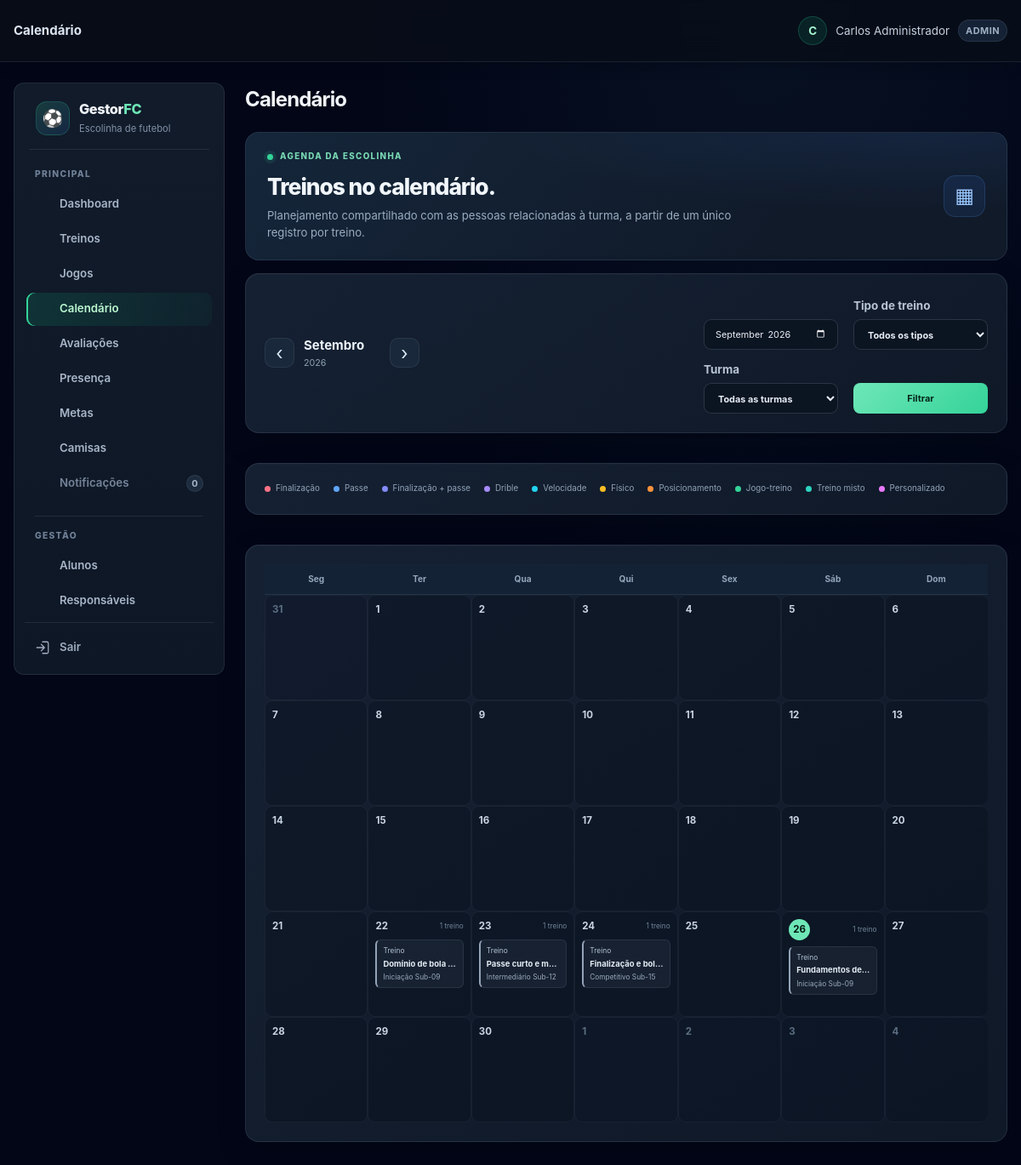
/calendario.php (signed in), run on the app's committed database.
### tables this page shows
CREATE TABLE TB_AULA (
    COD_AULA INT AUTO_INCREMENT PRIMARY KEY,
    COD_TURMA INT NOT NULL,
    DATA_AULA DATE NOT NULL,
    TEMA_TREINO VARCHAR(100) DEFAULT 'Fundamentos e Coletivo',
    HORARIO TIME NULL,
    OBJETIVO TEXT NULL,
    EXERCICIOS TEXT NULL,
    TIPO_TREINO VARCHAR(30) NULL,
    ATRIBUTOS_AVALIAVEIS_JSON JSON NULL,
    OBSERVACAO TEXT NULL,
    CRIADO_EM TIMESTAMP DEFAULT CURRENT_TIMESTAMP,
    FOREIGN KEY (COD_TURMA) REFERENCES TB_TURMA(COD_TURMA) ON DELETE CASCADE
);

CREATE TABLE TB_TURMA (
    COD_TURMA INT AUTO_INCREMENT PRIMARY KEY,
    COD_ESCOLINHA INT NOT NULL,
    COD_PROFESSOR INT NULL,
    NOME VARCHAR(50) NOT NULL,
    FAIXA_ETARIA VARCHAR(30) NOT NULL,
    DIAS_TREINO VARCHAR(100) NOT NULL,
    HORARIO VARCHAR(50) NOT NULL,
    CAPACIDADE INT DEFAULT 25,
    ATIVA TINYINT(1) DEFAULT 1,
    CRIADO_EM TIMESTAMP DEFAULT CURRENT_TIMESTAMP,
    FOREIGN KEY (COD_ESCOLINHA) REFERENCES TB_ESCOLINHA(COD_ESCOLINHA) ON DELETE CASCADE,
    FOREIGN KEY (COD_PROFESSOR) REFERENCES TB_USUARIO(COD_USUARIO) ON DELETE SET NULL
);

### includes/helpers.php (called while the page is built, shortened)
<?php
function e($value) {
    return htmlspecialchars((string) $value, ENT_QUOTES, 'UTF-8');
}

### includes/avaliacao_helpers.php (called while the page is built, shortened)
<?php
function avaliacaoCatalogoAtributos() {
    return [
        'velocidade' => 'Velocidade',
        'finalizacao' => 'Finalização',
        'passe' => 'Passe',
        'drible' => 'Drible',
        'fisico' => 'Físico',
        'posicionamento' => 'Posicionamento'
    ];
}
function avaliacaoTiposTreino() {
    return [
        'VELOCIDADE' => ['nome' => 'Velocidade', 'atributos' => ['velocidade']],
        'FINALIZACAO' => ['nome' => 'Finalização', 'atributos' => ['finalizacao']],
        'PASSE' => ['nome' => 'Passe', 'atributos' => ['passe']],
        'FINALIZACAO_PASSE' => ['nome' => 'Finalização + Passe', 'atributos' => ['finalizacao', 'passe']],
        'DRIBLE' => ['nome' => 'Drible', 'atributos' => ['drible']],
        'FISICO' => ['nome' => 'Preparação física', 'atributos' => ['fisico']],
        'POSICIONAMENTO' => ['nome' => 'Posicionamento', 'atributos' => ['posicionamento']],
        'JOGO_TREINO' => ['nome' => 'Jogo-treino', 'atributos' => array_keys(avaliacaoCatalogoAtributos())],
        'TREINO_MISTO' => ['nome' => 'Treino misto', 'atributos' => array_keys(avaliacaoCatalogoAtributos())],
        'TECNICO_GERAL' => ['nome' => 'Fundamentos gerais', 'atributos' => array_keys(avaliacaoCatalogoAtributos())],
        'PERSONALIZADO' => ['nome' => 'Personalizado', 'atributos' => null]
    ];
}

### calendario.php (the view, shortened to what this page needs)
<?php
require_once __DIR__ . '/includes/layout.php';
require_once __DIR__ . '/includes/avaliacao_helpers.php';
$db = getDB();
$escolinha = currentEscolinhaId();
$mesInformado = (string) ($_GET['mes'] ?? date('Y-m'));
$mesValido = DateTime::createFromFormat('!Y-m', $mesInformado);
$mesAtual = $mesValido && $mesValido->format('Y-m') === $mesInformado ? $mesValido : new DateTime('first day of this month');
$inicioMes = (clone $mesAtual)->modify('first day of this month');
$fimMes = (clone $inicioMes)->modify('last day of this month');
$inicioGrade = (clone $inicioMes)->modify('monday this week');
$fimGrade = (clone $fimMes)->modify('sunday this week');
$mesAnterior = (clone $inicioMes)->modify('-1 month')->format('Y-m');
$mesProximo = (clone $inicioMes)->modify('+1 month')->format('Y-m');
$tipos = avaliacaoTiposTreino();
$filtroTipo = (string) ($_GET['tipo'] ?? '');
if (!isset($tipos[$filtroTipo])) $filtroTipo = '';
$filtroTurma = (int) ($_GET['turma'] ?? 0);
$sqlEventos =
    'SELECT a.COD_AULA, a.DATA_AULA, TIME_FORMAT(a.HORARIO, "%H:%i") AS HORARIO,
            a.TEMA_TREINO, a.TIPO_TREINO, a.OBJETIVO, a.EXERCICIOS, a.OBSERVACAO,
            t.COD_TURMA, t.NOME AS TURMA, t.FAIXA_ETARIA, u.NOME AS PROFESSOR
     FROM TB_AULA a
     JOIN TB_TURMA t ON t.COD_TURMA = a.COD_TURMA
     LEFT JOIN TB_USUARIO u ON u.COD_USUARIO = t.COD_PROFESSOR
     WHERE t.COD_ESCOLINHA = ? AND t.ATIVA = 1 AND a.DATA_AULA BETWEEN ? AND ?';
$parametrosEventos = [$escolinha, $inicioGrade->format('Y-m-d'), $fimGrade->format('Y-m-d')];
$sqlEventos .= ' ORDER BY a.DATA_AULA, a.HORARIO, a.COD_AULA';
$consulta = $db->prepare($sqlEventos);
$consulta->execute($parametrosEventos);
$eventos = $consulta->fetchAll();
$eventosPorDia = [];
foreach ($eventos as $evento) {
    $eventosPorDia[$evento['DATA_AULA']][] = $evento;
}
$dias = [];
$cursor = clone $inicioGrade;
while ($cursor <= $fimGrade) {
    $data = $cursor->format('Y-m-d');
    $dias[] = ['data' => clone $cursor, 'eventos' => $eventosPorDia[$data] ?? []];
    $cursor = $cursor->modify('+1 day');
}
$nomesMeses = [1 => 'Janeiro', 2 => 'Fevereiro', 3 => 'Março', 4 => 'Abril', 5 => 'Maio', 6 => 'Junho', 7 => 'Julho', 8 => 'Agosto', 9 => 'Setembro', 10 => 'Outubro', 11 => 'Novembro', 12 => 'Dezembro'];
$nomesDias = ['Seg', 'Ter', 'Qua', 'Qui', 'Sex', 'Sáb', 'Dom'];
?>
<div class="calendario-page">
    <header class="calendario-hero"><div><p class="calendario-kicker"><span></span> AGENDA DA ESCOLINHA</p><h2>Treinos no calendário.</h2><p>Planejamento compartilhado com as pessoas relacionadas à turma, a partir de um único registro por treino.</p></div><span class="calendario-hero-icon" aria-hidden="true">▦</span></header>
    <section class="calendario-toolbar">
        <div class="calendario-navegacao-mes"><a href="calendario.php?mes=<?= e($mesAnterior) ?>&amp;tipo=<?= e($filtroTipo) ?>&amp;turma=<?= $filtroTurma ?>" aria-label="Mês anterior">‹</a><div><strong><?= e($nomesMeses[(int) $inicioMes->format('n')]) ?></strong><span><?= e($inicioMes->format('Y')) ?></span></div><a href="calendario.php?mes=<?= e($mesProximo) ?>&amp;tipo=<?= e($filtroTipo) ?>&amp;turma=<?= $filtroTurma ?>" aria-label="Próximo mês">›</a></div>
        <form method="get" class="calendario-filtros"><input type="month" name="mes" value="<?= e($inicioMes->format('Y-m')) ?>" aria-label="Mês"><label><span>Tipo de treino</span><select name="tipo"><option value="">Todos os tipos</option></select></label><label><span>Turma</span><select name="turma"><option value="0">Todas as turmas</option></select></label><button type="submit" class="calendario-aplicar-filtros">Filtrar</button></form>
    </section>
    <section class="calendario-legenda" aria-label="Legenda de tipos"><span><i class="tipo-finalizacao"></i>Finalização</span><span><i class="tipo-passe"></i>Passe</span><span><i class="tipo-finalizacao_passe"></i>Finalização + passe</span><span><i class="tipo-drible"></i>Drible</span><span><i class="tipo-velocidade"></i>Velocidade</span><span><i class="tipo-fisico"></i>Físico</span><span><i class="tipo-posicionamento"></i>Posicionamento</span><span><i class="tipo-jogo_treino"></i>Jogo-treino</span><span><i class="tipo-misto"></i>Treino misto</span><span><i class="tipo-personalizado"></i>Personalizado</span></section>
    <section class="calendario-mes-card" aria-label="Calendário mensal">
        <div class="calendario-dias-semana"><?php foreach ($nomesDias as $nomeDia): ?><span><?= e($nomeDia) ?></span><?php endforeach; ?></div>
        <div class="calendario-grade">
            <?php foreach ($dias as $dia):
                $dataDia = $dia['data'];
                $dentroDoMes = $dataDia->format('Y-m') === $inicioMes->format('Y-m');
                $hoje = $dataDia->format('Y-m-d') === date('Y-m-d');
                $diaClasses = 'calendario-dia' . ($dentroDoMes ? '' : ' fora-mes') . ($hoje ? ' hoje' : '') . ($dia['eventos'] ? ' tem-eventos' : '');
            ?>
                <article class="<?= e($diaClasses) ?>"><header><span class="calendario-dia-nome"><?= e($nomesDias[(int) $dataDia->format('N') - 1]) ?></span><strong><?= e($dataDia->format('j')) ?></strong><?php if ($dia['eventos']): ?><small><?= count($dia['eventos']) ?> <?= count($dia['eventos']) === 1 ? 'treino' : 'treinos' ?></small><?php endif; ?></header><div class="calendario-eventos-dia">
                    <?php foreach ($dia['eventos'] as $evento):
                        $tipoCodigo = (string) ($evento['TIPO_TREINO'] ?? '');
                        $mapaTipos = ['FINALIZACAO' => 'finalizacao', 'PASSE' => 'passe', 'FINALIZACAO_PASSE' => 'finalizacao_passe', 'DRIBLE' => 'drible', 'VELOCIDADE' => 'velocidade', 'FISICO' => 'fisico', 'POSICIONAMENTO' => 'posicionamento', 'JOGO_TREINO' => 'jogo_treino', 'TREINO_MISTO' => 'misto', 'TECNICO_GERAL' => 'misto', 'PERSONALIZADO' => 'personalizado'];
                        $classeTipo = $mapaTipos[$tipoCodigo] ?? 'outro';
                        $tipoNome = $tipos[$evento['TIPO_TREINO']]['nome'] ?? 'Tipo não definido';
                    ?>
                        <button type="button" class="calendario-evento tipo-<?= e($classeTipo) ?>" data-evento-titulo="<?= e($evento['TEMA_TREINO']) ?>" data-evento-tipo="<?= e($tipoNome) ?>" data-evento-data="<?= e(date('d/m/Y', strtotime($evento['DATA_AULA']))) ?>" data-evento-horario="<?= e($evento['HORARIO'] ?: 'Horário não informado') ?>" data-evento-turma="<?= e($evento['TURMA']) ?>" data-evento-categoria="<?= e($evento['FAIXA_ETARIA'] ?? '') ?>" data-evento-professor="<?= e($evento['PROFESSOR'] ?: 'Professor não informado') ?>" data-evento-objetivo="<?= e($evento['OBJETIVO'] ?: 'Objetivo não informado') ?>" data-evento-exercicios="<?= e($evento['EXERCICIOS'] ?: 'Exercícios não informados') ?>" data-evento-observacao="<?= e($evento['OBSERVACAO'] ?: 'Sem observações') ?>"><span class="calendario-evento-hora"><?= e($evento['HORARIO'] ?: 'Treino') ?></span><strong><?= e($evento['TEMA_TREINO']) ?></strong><small><?= e($evento['TURMA']) ?></small></button>
                    <?php endforeach; ?>
                </div></article>
            <?php endforeach; ?>
        </div>
    </section>
</div>

### data on the page
tb_aula: HORARIO "Treino", TEMA_TREINO "Domínio de bola…", COD_TURMA.NOME "Iniciação Sub-09"
tb_aula: HORARIO "Treino", TEMA_TREINO "Passe curto e m…", COD_TURMA.NOME "Intermediário Sub-12"
tb_aula: HORARIO "Treino", TEMA_TREINO "Finalização e bo…", COD_TURMA.NOME "Competitivo Sub-15"
tb_aula: HORARIO "Treino", TEMA_TREINO "Fundamentos d…", COD_TURMA.NOME "Iniciação Sub-09"

### other printed values
$title "Calendário"
$_SESSION['username'] "Carlos Administrador"
$_SESSION['user_role'] "ADMIN"
$label "Dashboard Treinos Jogos Calendário Avaliações Presença Metas Camisas Alunos Responsáveis"
$label "Notificações"
$badge "0"
$nomesMeses[(int) $inicioMes->format('n')] "Setembro"
$inicioMes->format('Y') "2026"
$nomeDia "Seg"
$nomeDia "Ter"
$nomeDia "Qua"
$nomeDia "Qui"
$nomeDia "Sex"
$nomeDia "Sáb"
$nomeDia "Dom"
